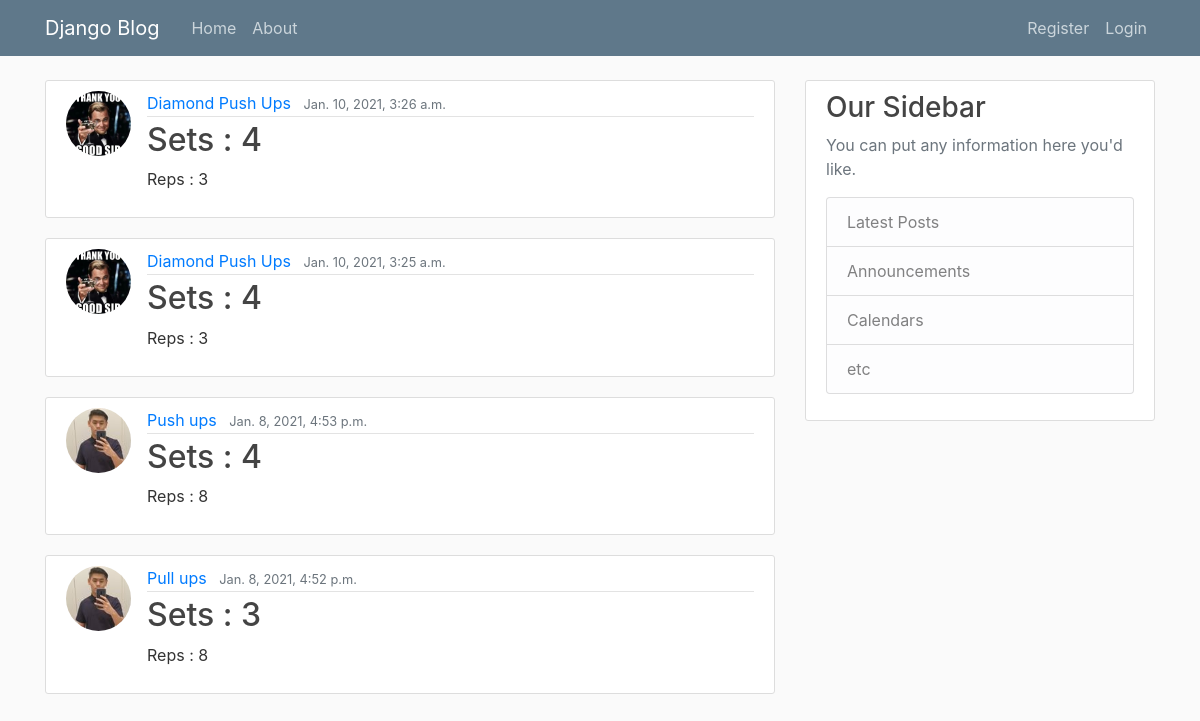
Before: / with the older database file.
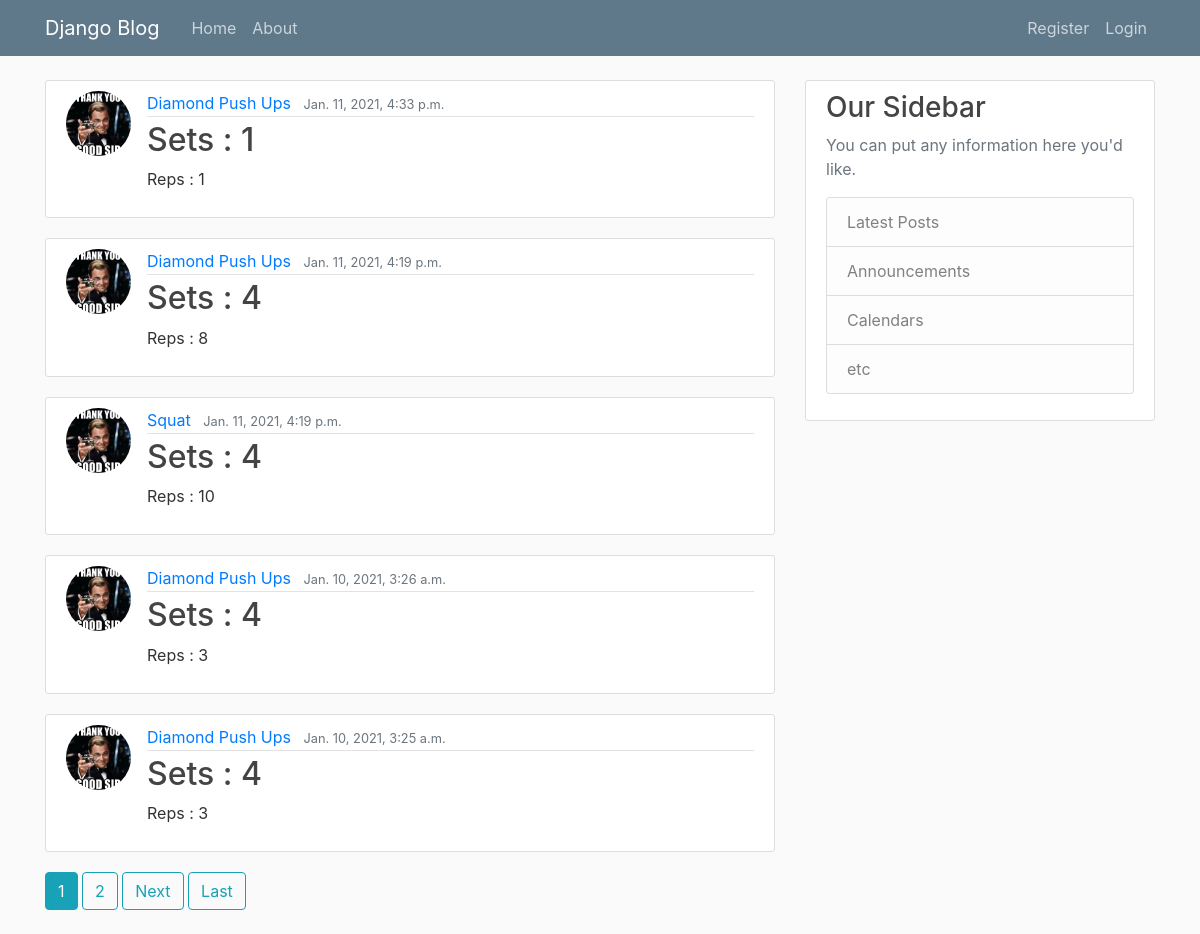
After: the same page with the newer database file.
### workoutlog/models.py (models this page shows, shortened)
class Workout(models.Model):
    workoutname = models.CharField(max_length=100)
    sets = models.IntegerField()
    reps = models.IntegerField()
    date_posted = models.DateTimeField(default=timezone.now)
    author = models.ForeignKey(User,on_delete=models.CASCADE)

### users/models.py (models this page shows, shortened)
class Profile(models.Model):
    user = models.OneToOneField(User, on_delete=models.CASCADE)
    image = models.ImageField(default='default.jpg',upload_to='profile_pics')

### workoutlog/views.py (the view)
# urls.py: path('', WorkoutListView.as_view(), name ='workoutlog-home'),
class WorkoutListView(ListView):
    model = Workout
    template_name = 'workoutlog/home.html'
    context_object_name = 'posts'
    ordering = ['-date_posted'] # order the post date
    paginate_by = 5 # page

### workoutlog/templates/workoutlog/home.html (shortened to what this page needs)
{% extends "workoutlog/base.html" %}
{% block content %}
    {% for post in posts %}
        <article class="media content-section">
          <img class ="rounded-circle article-img" src="{{ post.author.profile.image.url }}">
          <div class="media-body">
            <div class="article-metadata">
              <a class="mr-2" href="{% url 'workoutlog-detail' post.id %}">{{ post.workoutname }}</a>
              <small class="text-muted">{{ post.date_posted }}</small>
            </div>
            <h2><a class="article-title" href="{% url 'workoutlog-detail' post.id %}"> Sets : {{ post.sets }} </a></h2>
            <p class="article-content">Reps : {{ post.reps }}</p>
          </div>
        </article>
    {% endfor %}
    {% if is_paginated %}
        {% for num in page_obj.paginator.page_range %}
            {% if page_obj.number == num %}
                <a class="btn btn-info mb-4" href="?page={{ num }}"> {{ num }} </a>
            {% elif num > page_obj.number|add:'-3' and num < page_obj.number|add:'3' %}
                <a class="btn btn-outline-info mb-4" href="?page={{ num }}"> {{ num }} </a>
            {% endif %}
        {% endfor %}
        {% if page_obj.has_next %}
            <a class="btn btn-outline-info mb-4" href="?page={{ page_obj.next_page_number }}"> Next </a>
            <a class="btn btn-outline-info mb-4" href="?page={{ page_obj.paginator.num_pages }}"> Last </a>
        {% endif %}
    {% endif %}
{% endblock content %}

Changed rows visible on the page:
no longer on this page (row unchanged): Workout: author.profile.image (picture), workoutname "Push ups", date_posted "Jan. 8, 2021, 4:53 p.m.", sets "4", reps "8"
no longer on this page (row unchanged): Workout: author.profile.image (picture), workoutname "Pull ups", date_posted "Jan. 8, 2021, 4:52 p.m.", sets "3", reps "8"
added Workout: author.profile.image (picture), workoutname "Diamond Push Ups", date_posted "Jan. 11, 2021, 4:33 p.m.", sets "1", reps "1"
added Workout: author.profile.image (picture), workoutname "Diamond Push Ups", date_posted "Jan. 11, 2021, 4:19 p.m.", sets "4", reps "8"
added Workout: author.profile.image (picture), workoutname "Squat", date_posted "Jan. 11, 2021, 4:19 p.m.", sets "4", reps "10"
Other visible differences:
new list line: "1"
new list line: "2"
text now shown: "Next Last"
